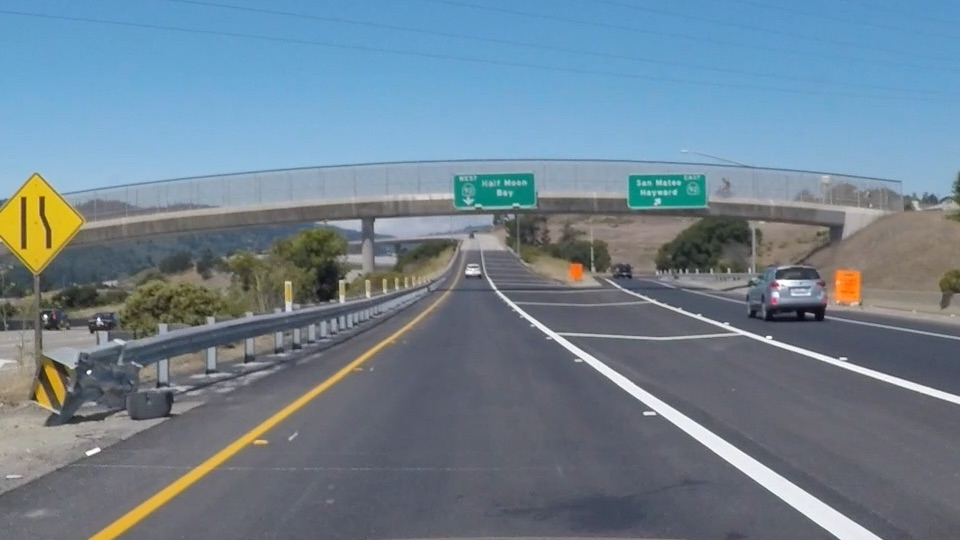
#> input picture Computer-Vision/finding-lane-lines/exit-ramp.jpg, 960 x 540 px
$ python color_selection.py
#> lines starting #> are read from the running program, lines starting #| are printed output that depends on the picture; after the words box and inside, x2 and y2 are one past the last pixel; in counts of white or black regions, pixels touching at a corner belong together
import matplotlib.pyplot as plt
import matplotlib.image as mpimg
import numpy as np

# Read in the image and print out some stats
image = mpimg.imread('exit-ramp.jpg')
#> image is the input picture: shape (540, 960, 3); mean R, G, B 111.3, 130.2, 144.4
print('This image is: ',type(image),
         'with dimensions:', image.shape)
#| This image is:  <class 'numpy.ndarray'> with dimensions: (540, 960, 3)

# Grab the x and y size and make a copy of the image
ysize = image.shape[0]
#> ysize = 540
xsize = image.shape[1]
#> xsize = 960

# Note: always make a copy rather than simply using "="
color_select = np.copy(image)

# Define our color selection criteria
red_threshold = 190
green_threshold = 150
blue_threshold = 0
rgb_threshold = [red_threshold, green_threshold, blue_threshold]

# Identify pixels below the threshold
thresholds = (image[:,:,0] < rgb_threshold[0]) \
            | (image[:,:,1] < rgb_threshold[1]) \
            | (image[:,:,2] < rgb_threshold[2])
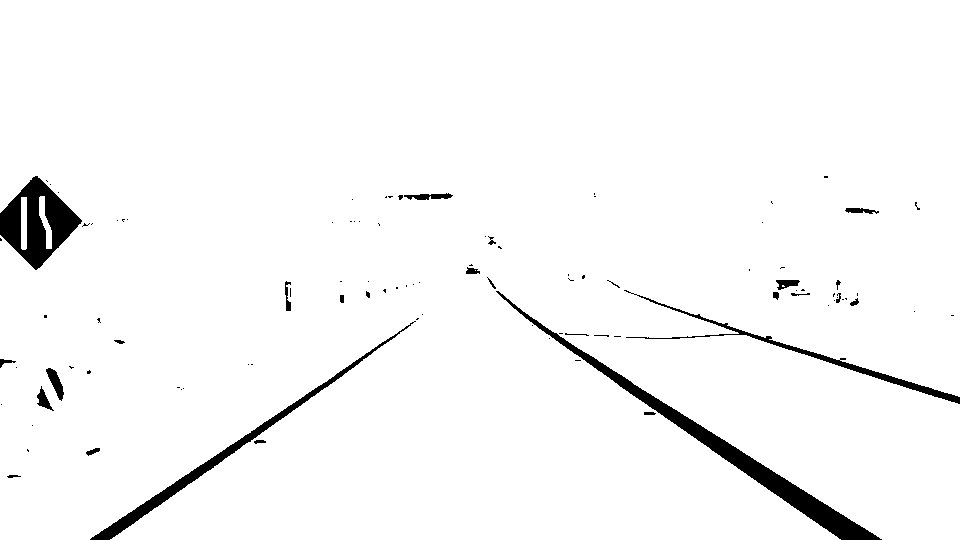
#> thresholds: shape (540, 960) bool; 97% white; 100 black regions (73 under 20 px), largest, box (x1, y1, x2, y2) and area: (496, 291, 882, 540) 5466, (0, 176, 82, 270) 3721, (90, 321, 416, 540) 2671
color_select[thresholds] = [0,0,0]
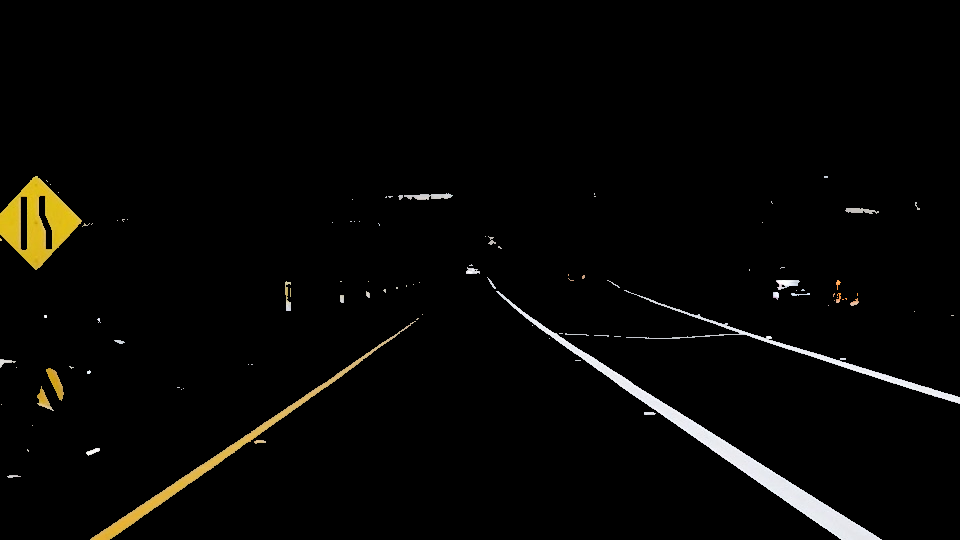
#> color_select: shape (540, 960, 3); mean R, G, B 6.7, 6.2, 4.6

# Display the image
plt.imshow(color_select)
#plt.show()

$ run again, with Computer-Vision/finding-lane-lines/bridge_shadow.jpg copied over Computer-Vision/finding-lane-lines/exit-ramp.jpg
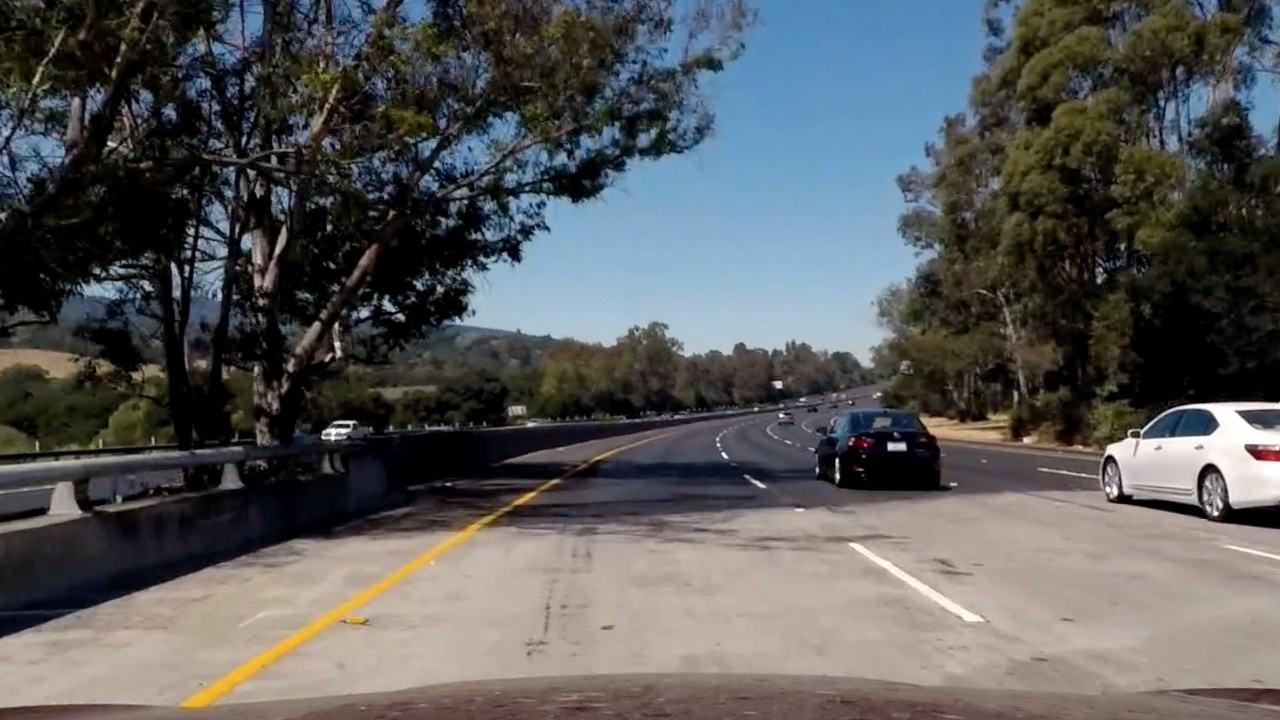
#> input picture Computer-Vision/finding-lane-lines/bridge_shadow.jpg, 1280 x 720 px
#> image is the input picture: shape (720, 1280, 3); mean R, G, B 89.7, 90.6, 90.8
#| This image is:  <class 'numpy.ndarray'> with dimensions: (720, 1280, 3)
#> `thresholds = (image[:,:,0] < rgb_threshold[0]) \ | (image[:,:,1] < rgb..`:
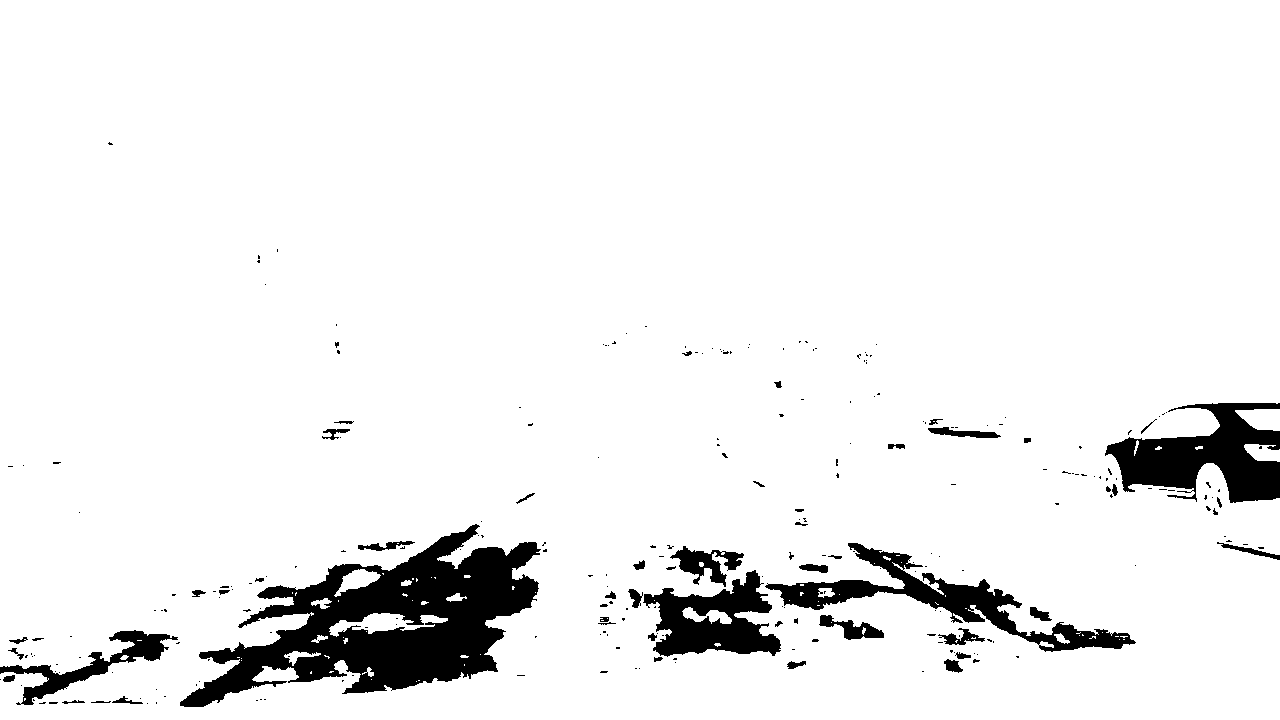
#> thresholds: shape (720, 1280) bool; 93.4% white; 261 black regions (208 under 20 px), largest, box (x1, y1, x2, y2) and area: (180, 524, 541, 707) 27920, (1105, 403, 1280, 503) 9357, (765, 543, 1136, 652) 7911
#> `color_select[thresholds] = [0,0,0]`:
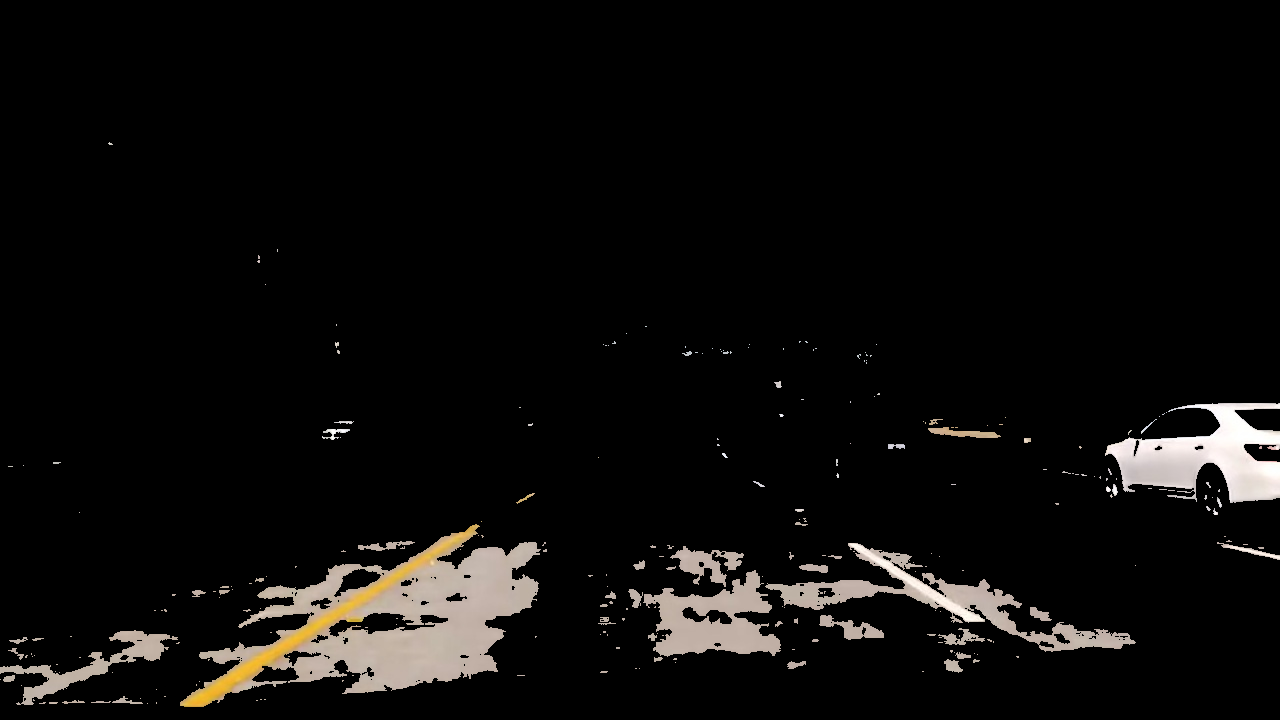
#> color_select: shape (720, 1280, 3); mean R, G, B 13.5, 12.3, 11.2

$ run again, with Computer-Vision/finding-lane-lines/solidYellowCurve.jpg copied over Computer-Vision/finding-lane-lines/exit-ramp.jpg
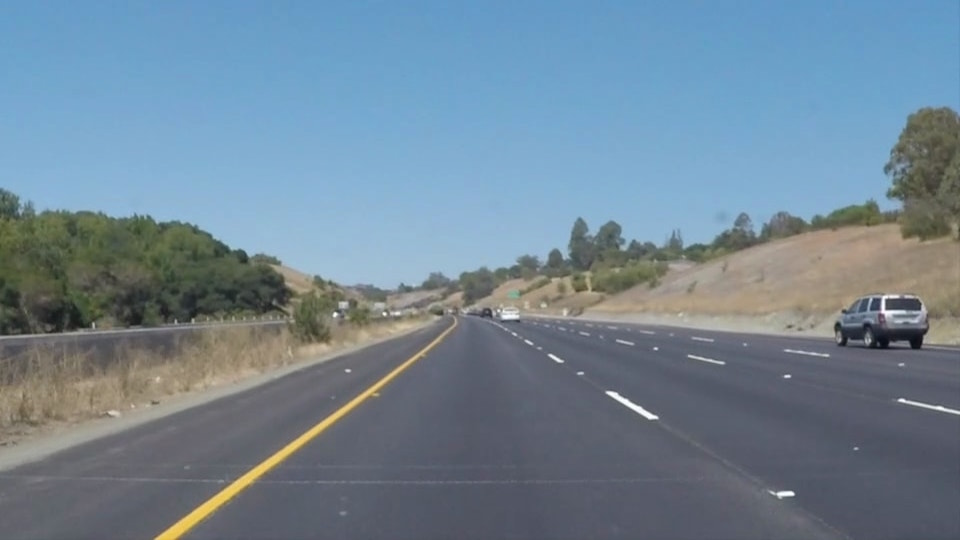
#> input picture Computer-Vision/finding-lane-lines/solidYellowCurve.jpg, 960 x 540 px
#> image is the input picture: shape (540, 960, 3); mean R, G, B 113, 133.4, 149
#| This image is:  <class 'numpy.ndarray'> with dimensions: (540, 960, 3)
#> `thresholds = (image[:,:,0] < rgb_threshold[0]) \ | (image[:,:,1] < rgb..`:
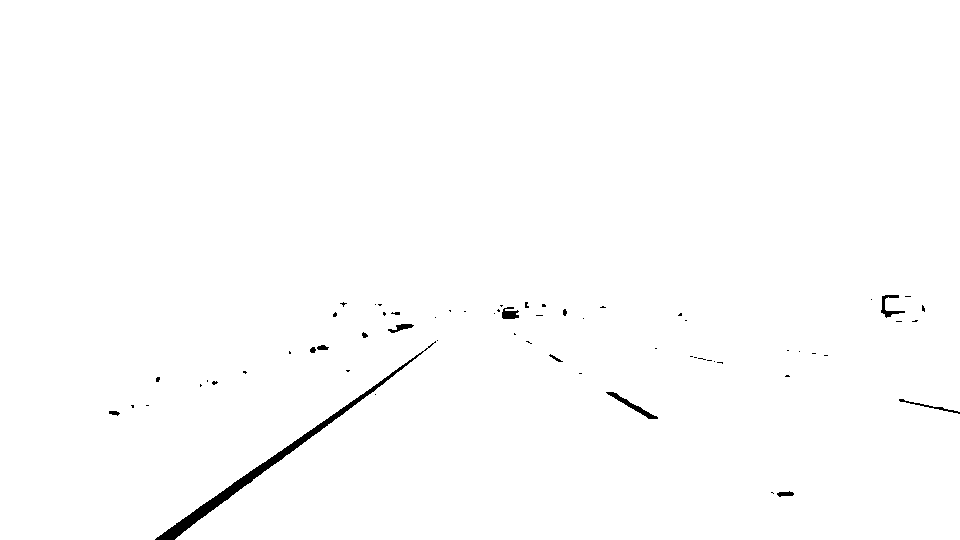
#> thresholds: shape (540, 960) bool; 99.3% white; 64 black regions (50 under 20 px), largest, box (x1, y1, x2, y2) and area: (155, 341, 436, 540) 2210, (606, 392, 658, 419) 257, (881, 295, 905, 318) 173
#> `color_select[thresholds] = [0,0,0]`:
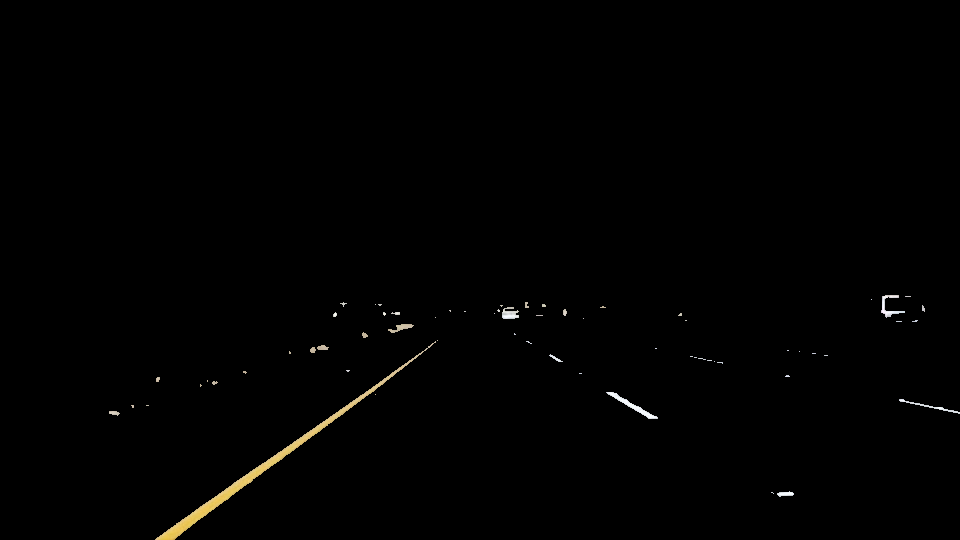
#> color_select: shape (540, 960, 3); mean R, G, B 1.5, 1.4, 1
